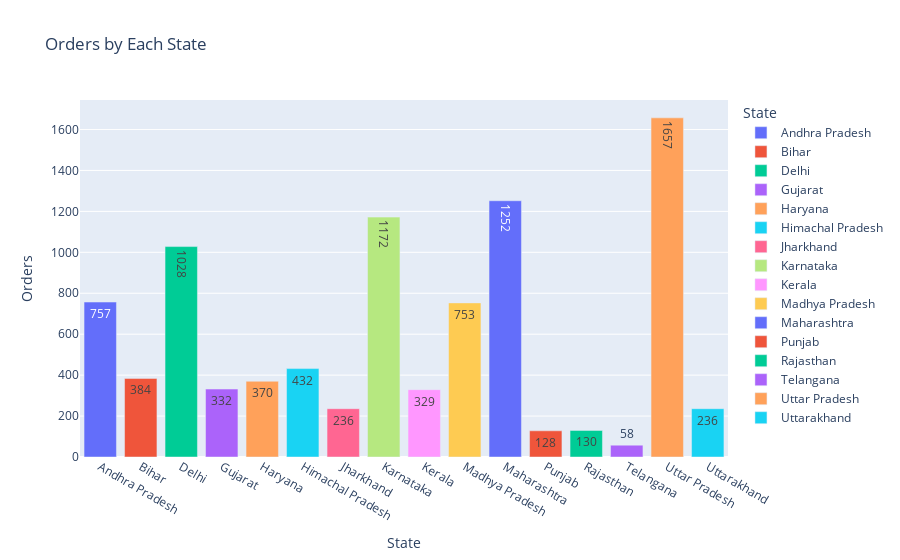

The cell this chart's notebook holds for it:
### Code cell
o_c = pd.DataFrame(df.groupby(["State"], as_index=False)["Orders"].sum())
px.bar(data_frame=o_c, x = "State", y="Orders", color="State", text="Orders", title="Orders by Each State")

### Figure 1 — Plotly figure (JSON) as saved in the notebook; plotly's stock layout.template omitted (floating-point values rounded to 4 significant figures)
{"data": [{"alignmentgroup": "True", "hovertemplate": "State=%{x}<br>Orders=%{text}<extra></extra>", "legendgroup": "Andhra Pradesh", "marker": {"color": "#636efa", "pattern": {"shape": ""}}, "name": "Andhra Pradesh", "offsetgroup": "Andhra Pradesh", "orientation": "v", "showlegend": true, "text": [757], "textposition": "auto", "type": "bar", "x": ["Andhra Pradesh"], "xaxis": "x", "y": [757], "yaxis": "y"}, {"alignmentgroup": "True", "hovertemplate": "State=%{x}<br>Orders=%{text}<extra></extra>", "legendgroup": "Bihar", "marker": {"color": "#EF553B", "pattern": {"shape": ""}}, "name": "Bihar", "offsetgroup": "Bihar", "orientation": "v", "showlegend": true, "text": [384], "textposition": "auto", "type": "bar", "x": ["Bihar"], "xaxis": "x", "y": [384], "yaxis": "y"}, {"alignmentgroup": "True", "hovertemplate": "State=%{x}<br>Orders=%{text}<extra></extra>", "legendgroup": "Delhi", "marker": {"color": "#00cc96", "pattern": {"shape": ""}}, "name": "Delhi", "offsetgroup": "Delhi", "orientation": "v", "showlegend": true, "text": [1028], "textposition": "auto", "type": "bar", "x": ["Delhi"], "xaxis": "x", "y": [1028], "yaxis": "y"}, {"alignmentgroup": "True", "hovertemplate": "State=%{x}<br>Orders=%{text}<extra></extra>", "legendgroup": "Gujarat", "marker": {"color": "#ab63fa", "pattern": {"shape": ""}}, "name": "Gujarat", "offsetgroup": "Gujarat", "orientation": "v", "showlegend": true, "text": [332], "textposition": "auto", "type": "bar", "x": ["Gujarat"], "xaxis": "x", "y": [332], "yaxis": "y"}, {"alignmentgroup": "True", "hovertemplate": "State=%{x}<br>Orders=%{text}<extra></extra>", "legendgroup": "Haryana", "marker": {"color": "#FFA15A", "pattern": {"shape": ""}}, "name": "Haryana", "offsetgroup": "Haryana", "orientation": "v", "showlegend": true, "text": [370], "textposition": "auto", "type": "bar", "x": ["Haryana"], "xaxis": "x", "y": [370], "yaxis": "y"}, {"alignmentgroup": "True", "hovertemplate": "State=%{x}<br>Orders=%{text}<extra></extra>", "legendgroup": "Himachal Pradesh", "marker": {"color": "#19d3f3", "pattern": {"shape": ""}}, "name": "Himachal Pradesh", "offsetgroup": "Himachal Pradesh", "orientation": "v", "showlegend": true, "text": [432], "textposition": "auto", "type": "bar", "x": ["Himachal Pradesh"], "xaxis": "x", "y": [432], "yaxis": "y"}, {"alignmentgroup": "True", "hovertemplate": "State=%{x}<br>Orders=%{text}<extra></extra>", "legendgroup": "Jharkhand", "marker": {"color": "#FF6692", "pattern": {"shape": ""}}, "name": "Jharkhand", "offsetgroup": "Jharkhand", "orientation": "v", "showlegend": true, "text": [236], "textposition": "auto", "type": "bar", "x": ["Jharkhand"], "xaxis": "x", "y": [236], "yaxis": "y"}, {"alignmentgroup": "True", "hovertemplate": "State=%{x}<br>Orders=%{text}<extra></extra>", "legendgroup": "Karnataka", "marker": {"color": "#B6E880", "pattern": {"shape": ""}}, "name": "Karnataka", "offsetgroup": "Karnataka", "orientation": "v", "showlegend": true, "text": [1172], "textposition": "auto", "type": "bar", "x": ["Karnataka"], "xaxis": "x", "y": [1172], "yaxis": "y"}, {"alignmentgroup": "True", "hovertemplate": "State=%{x}<br>Orders=%{text}<extra></extra>", "legendgroup": "Kerala", "marker": {"color": "#FF97FF", "pattern": {"shape": ""}}, "name": "Kerala", "offsetgroup": "Kerala", "orientation": "v", "showlegend": true, "text": [329], "textposition": "auto", "type": "bar", "x": ["Kerala"], "xaxis": "x", "y": [329], "yaxis": "y"}, {"alignmentgroup": "True", "hovertemplate": "State=%{x}<br>Orders=%{text}<extra></extra>", "legendgroup": "Madhya Pradesh", "marker": {"color": "#FECB52", "pattern": {"shape": ""}}, "name": "Madhya Pradesh", "offsetgroup": "Madhya Pradesh", "orientation": "v", "showlegend": true, "text": [753], "textposition": "auto", "type": "bar", "x": ["Madhya Pradesh"], "xaxis": "x", "y": [753], "yaxis": "y"}, {"alignmentgroup": "True", "hovertemplate": "State=%{x}<br>Orders=%{text}<extra></extra>", "legendgroup": "Maharashtra", "marker": {"color": "#636efa", "pattern": {"shape": ""}}, "name": "Maharashtra", "offsetgroup": "Maharashtra", "orientation": "v", "showlegend": true, "text": [1252], "textposition": "auto", "type": "bar", "x": ["Maharashtra"], "xaxis": "x", "y": [1252], "yaxis": "y"}, {"alignmentgroup": "True", "hovertemplate": "State=%{x}<br>Orders=%{text}<extra></extra>", "legendgroup": "Punjab", "marker": {"color": "#EF553B", "pattern": {"shape": ""}}, "name": "Punjab", "offsetgroup": "Punjab", "orientation": "v", "showlegend": true, "text": [128], "textposition": "auto", "type": "bar", "x": ["Punjab"], "xaxis": "x", "y": [128], "yaxis": "y"}, {"alignmentgroup": "True", "hovertemplate": "State=%{x}<br>Orders=%{text}<extra></extra>", "legendgroup": "Rajasthan", "marker": {"color": "#00cc96", "pattern": {"shape": ""}}, "name": "Rajasthan", "offsetgroup": "Rajasthan", "orientation": "v", "showlegend": true, "text": [130], "textposition": "auto", "type": "bar", "x": ["Rajasthan"], "xaxis": "x", "y": [130], "yaxis": "y"}, {"alignmentgroup": "True", "hovertemplate": "State=%{x}<br>Orders=%{text}<extra></extra>", "legendgroup": "Telangana", "marker": {"color": "#ab63fa", "pattern": {"shape": ""}}, "name": "Telangana", "offsetgroup": "Telangana", "orientation": "v", "showlegend": true, "text": [58], "textposition": "auto", "type": "bar", "x": ["Telangana"], "xaxis": "x", "y": [58], "yaxis": "y"}, {"alignmentgroup": "True", "hovertemplate": "State=%{x}<br>Orders=%{text}<extra></extra>", "legendgroup": "Uttar Pradesh", "marker": {"color": "#FFA15A", "pattern": {"shape": ""}}, "name": "Uttar Pradesh", "offsetgroup": "Uttar Pradesh", "orientation": "v", "showlegend": true, "text": [1657], "textposition": "auto", "type": "bar", "x": ["Uttar Pradesh"], "xaxis": "x", "y": [1657], "yaxis": "y"}, {"alignmentgroup": "True", "hovertemplate": "State=%{x}<br>Orders=%{text}<extra></extra>", "legendgroup": "Uttarakhand", "marker": {"color": "#19d3f3", "pattern": {"shape": ""}}, "name": "Uttarakhand", "offsetgroup": "Uttarakhand", "orientation": "v", "showlegend": true, "text": [236], "textposition": "auto", "type": "bar", "x": ["Uttarakhand"], "xaxis": "x", "y": [236], "yaxis": "y"}], "layout": {"barmode": "relative", "legend": {"title": {"text": "State"}, "tracegroupgap": 0}, "title": {"text": "Orders by Each State"}, "xaxis": {"anchor": "y", "categoryarray": ["Andhra Pradesh", "Bihar", "Delhi", "Gujarat", "Haryana", "Himachal Pradesh", "Jharkhand", "Karnataka", "Kerala", "Madhya Pradesh", "Maharashtra", "Punjab", "Rajasthan", "Telangana", "Uttar Pradesh", "Uttarakhand"], "categoryorder": "array", "domain": [0, 1], "title": {"text": "State"}}, "yaxis": {"anchor": "x", "domain": [0, 1], "title": {"text": "Orders"}}}}
